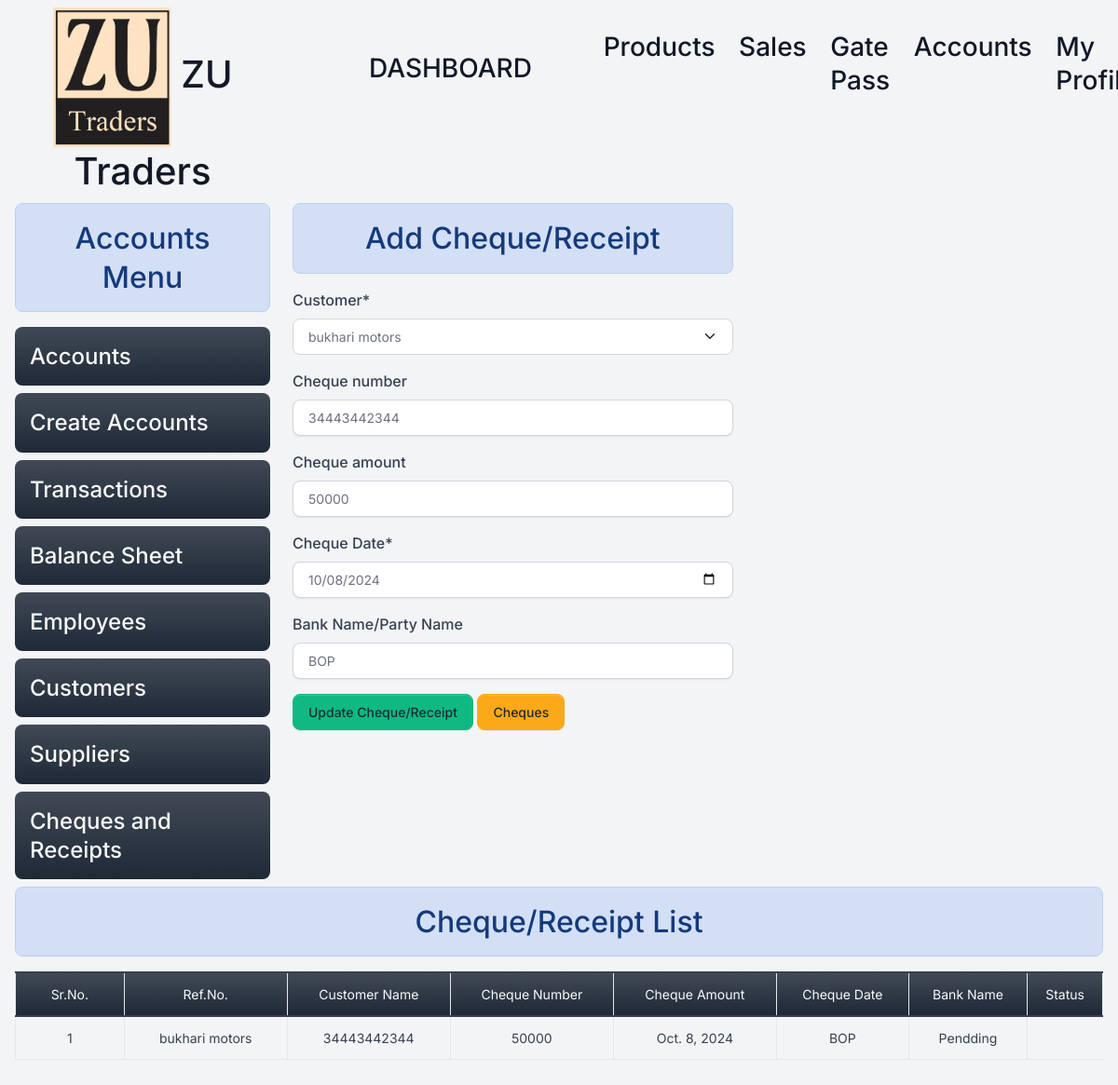
The page /cheque/1 (signed in) on the database its author committed.
### home/models.py (models this page shows, shortened)
class Cheque(models.Model):
    customer=models.ForeignKey(Customer, on_delete=models.RESTRICT)
    cheque_number=models.CharField(max_length=20,null=True,blank=True)
    cheque_amount=models.CharField(max_length=20,null=True,blank=True)
    cheque_date=models.DateField()
    bank_name=models.CharField(max_length=50,null=True,blank=True)
    status=models.BooleanField(default=False)
    is_deleted = models.BooleanField(default=False)

class Customer(models.Model):
    coname=models.CharField(max_length=255)
    name=models.CharField(max_length=255)
    adress=models.CharField(max_length=255)
    contact=models.CharField(max_length=12,null=True,unique=True,blank=True)
    is_deleted = models.BooleanField(default=False)
    def __str__(self):
        return self.coname

### home/views/cheques.py (the view)
# urls.py: path('cheque/<int:id>', cheques.edit_cheque , name="editcheque"),
@login_required
@permission_required('home.change_cheque', login_url='/login/')
def edit_cheque(request,id):
    data={}
    if request.method == 'POST':
      mydata=Cheque.objects.get(id=id)
      form = Cheques_form(request.POST,instance=mydata)
      if form.is_valid():
        form.save()
        messages.success(request,"Cheque Updated successfully !!")
        return redirect('addcheque')
    else:
      mydata=Cheque.objects.get(id=id)
      form = Cheques_form(instance=mydata)
    data={'form': form, 'mydata':mydata,'update':True}
    return render(request, 'cheques/add_cheque.html', data)

### home/forms.py
class Cheques_form(forms.ModelForm):
    customer = forms.ModelChoiceField(queryset=Customer.objects.filter(is_deleted=False), empty_label="Select Customer")
    class Meta:
        model = Cheque
        fields = ['customer', 'cheque_number','cheque_amount','cheque_date','bank_name']
        labels={'customer':'Customer Name','cheuqe_Number':'Cheque Number','cheque_date':'Cheque Date','bank_name':'Bank Name/Party Name'
             }
        widgets = {
            'cheque_date': forms.DateInput(attrs={'type': 'date'}),
        }
    def __init__(self, *args, **kwargs):
        super(Cheques_form, self).__init__(*args, **kwargs)
        self.fields['cheque_number'].required = False
        self.fields['bank_name'].required = False
        placeholders = {
            'cheque_number': 'Enter cheque number',
            'bank_name':'Enter bank name',
        }
        for field_name, placeholder in placeholders.items():
            self.fields[field_name].widget.attrs.update({'placeholder': placeholder})

### templates/cheques/add_cheque.html (shortened to what this page needs)
{% extends 'base.html' %}
{% load crispy_forms_tags %}
{% block content %}
<div class="container-fluid mb-5 ">
<div class="row">
  {% include 'accounts/accounts_menu.html' %}
    <div class="col-5 ">
      <h2 class="text-center alert alert-info">Add Cheque/Receipt</h2>
      <form method="post" enctype="multipart/form-data">
        {{form|crispy}}
        <input type="submit" class="btn btn-success" {% if update %} value="Update Cheque/Receipt" {% else %} value="Add Cheque/Receipt" {%endif %}>
        <a href= "/cheques/" class="btn btn-warning" >Cheques</a>
      </form>
    </div>
    </div>
    <div class="col-12 ">
      <h2 class="text-center alert alert-info">Cheque/Receipt List</h2>
      {% if mydata %}
      <table class="table table-stripped table-bordered" id="petrol-table">
        <colgroup>
          <col width="10%">
          <col width="15%">
          <col width="15%">
          <col width="15%">
          <col width="15%">
      </colgroup>
        <thead>
          <tr class="bg-primary bg-gradient text-light text-center">
            <td>Sr.No.</td>
            <td>Ref.No.</td>
            <td>Customer Name</td>
            <td>Cheque Number</td>
            <td>Cheque Amount</td>
            <td>Cheque Date</td>
            <td>Bank Name</td>
            <td>Status</td>
          </tr>
        </thead>
        <tbody>
          {% if update %}
          <tr>
            <td class="text-center" >{{mydata.id}}</td>
            <td class="text-center">{{mydata.customer}}</td>
            <td class="text-center">{{mydata.cheque_number}}</td>
            <td class="text-center">{{mydata.cheque_amount}}</td>
            <td class="text-center">{{mydata.cheque_date}}</td>
            <td class="text-center">{{mydata.bank_name}}</td>
            <td class="text-center">{% if data.status %} Cleared {% else %} Pendding {% endif %}</td>
          </tr>
          {% endif %}
        </tbody>
      </table>
      {% else %}
      <h4 class="text-center alert alert-warning">No Record Found</h4>
      {% endif %}
    </div>
  </div>
{% endblock content %}

### static/assets/default/css/style.css (style rules this page uses)
html, body { height: 100%; width: 100%; max-height: 100%; overflow: auto; display: flex; flex-direction: column; }

### rows shown on the page
Cheque: customer "bukhari motors", cheque_number "34443442344", cheque_amount "50000", cheque_date "10/08/2024", bank_name "BOP", id "1", cheque_date "Oct. 8, 2024"
